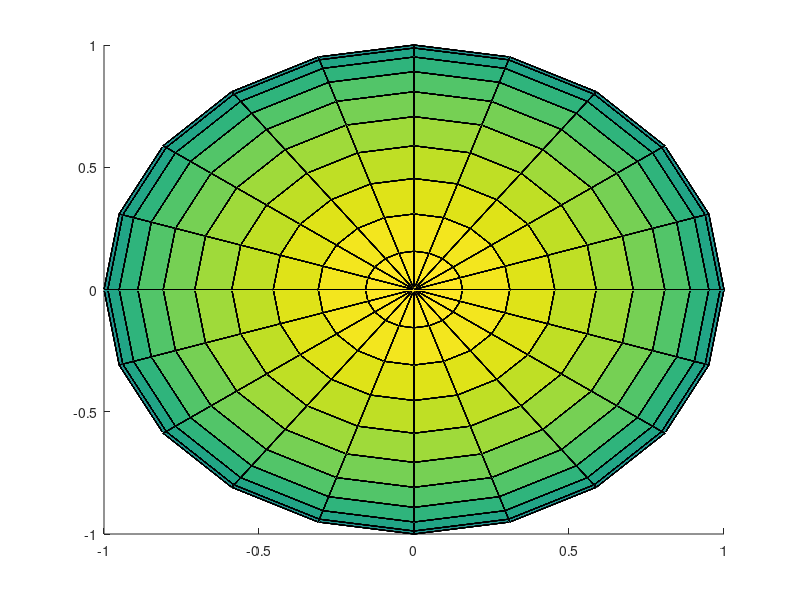

Write the MATLAB code that produced this figure. (Note: this script raises an error after producing the figure.)
clear;clc;

% base
[X, Y, Z] = sphere(20);
Xc = reshape(X, 1, []);
Yc = reshape(Y, 1, []);
Zc = reshape(Z, 1, []);
orbit_size=320;

% galaxy
rev_gal=1;
rev_gal_radius=5000;
orbit_gal=zeros(orbit_size,3);
linecolor_gal=[linspace(1,1,orbit_size); linspace(1,0,orbit_size); linspace(1,0,orbit_size)]';
gal_sway_scale=50;

% sun
radius_sun=100;
sun=radius_sun*[Xc; Yc; Zc; zeros(size(Xc))];
sun(end,:)=sun(end,:)+1;
rev_sun=rev_gal*5;
rev_sun_radius=rev_gal_radius/2;
rot_sun=rev_sun*20;
orbit_sun=zeros(orbit_size,3);
linecolor_sun=[linspace(1,0,orbit_size); linspace(1,0,orbit_size); linspace(1,0,orbit_size)]';

% earth
radius_earth=radius_sun/3.5;
earth=radius_earth*[Xc; Yc; Zc; zeros(size(Xc))];
earth(end,:)=earth(end,:)+1;
rev_earth=rev_sun*16;
rev_earth_radius=radius_sun+1000;
rot_earth=rev_earth*365;
orbit_earth=zeros(orbit_size,3);
linecolor_earth=[linspace(1,0,orbit_size); linspace(1,1,orbit_size); linspace(1,0,orbit_size)]';

% mercury
radius_mercury=radius_earth/2;
mercury=radius_mercury*[Xc; Yc; Zc; zeros(size(Xc))];
mercury(end,:)=mercury(end,:)+1;
rev_mercury=rev_earth*4.15;
rev_mercury_radius=rev_earth_radius*0.4;
rot_mercury=rev_mercury*3;
orbit_mercury=zeros(orbit_size,3);
linecolor_mercury=[linspace(1,1,orbit_size); linspace(1,1,orbit_size); linspace(1,0,orbit_size)]';

% venus
radius_venus=radius_earth/1.5;
venus=radius_venus*[Xc; Yc; Zc; zeros(size(Xc))];
venus(end,:)=venus(end,:)+1;
rev_venus=rev_earth*1.62;
rev_venus_radius=rev_earth_radius*0.723;
rot_venus=rev_venus*0.92;
orbit_venus=zeros(orbit_size,3);
linecolor_venus=[linspace(1,1,orbit_size); linspace(1,0,orbit_size); linspace(1,0,orbit_size)]';

% mars
radius_mars=radius_earth/1.2;
mars=radius_mars*[Xc; Yc; Zc; zeros(size(Xc))];
mars(end,:)=mars(end,:)+1;
rev_mars=rev_earth*0.54;
rev_mars_radius=rev_earth_radius*1.524;
rot_mars=rev_mars*667;
orbit_mars=zeros(orbit_size,3);
linecolor_mars=[linspace(1,0,orbit_size); linspace(1,1,orbit_size); linspace(1,1,orbit_size)]';

% jupiter
radius_jupiter=radius_earth*2;
jupiter=radius_jupiter*[Xc; Yc; Zc; zeros(size(Xc))];
jupiter(end,:)=jupiter(end,:)+1;
rev_jupiter=rev_earth*0.45;
rev_jupiter_radius=rev_earth_radius*3;
rot_jupiter=rev_jupiter*1000;
orbit_jupiter=zeros(orbit_size,3);
linecolor_jupiter=[linspace(1,1,orbit_size); linspace(1,0,orbit_size); linspace(1,1,orbit_size)]';

% saturn
radius_saturn=radius_earth*1.7;
saturn=radius_saturn*[Xc; Yc; Zc; zeros(size(Xc))];
saturn(end,:)=saturn(end,:)+1;
rev_saturn=rev_earth*0.35;
rev_saturn_radius=rev_earth_radius*3.5;
rot_saturn=rev_saturn*2410;
orbit_saturn=zeros(orbit_size,3);
linecolor_saturn=[linspace(1,0,orbit_size); linspace(1,0,orbit_size); linspace(1,1,orbit_size)]';

% uranus
radius_uranus=radius_earth*1.3;
uranus=radius_uranus*[Xc; Yc; Zc; zeros(size(Xc))];
uranus(end,:)=uranus(end,:)+1;
rev_uranus=rev_earth*0.25;
rev_uranus_radius=rev_earth_radius*4.5;
rot_uranus=rev_uranus*4280;
orbit_uranus=zeros(orbit_size,3);
linecolor_uranus=[linspace(1,0.1,orbit_size); linspace(1,0.8,orbit_size); linspace(1,0.5,orbit_size)]';

% neptune
radius_neptune=radius_earth*1.2;
neptune=radius_neptune*[Xc; Yc; Zc; zeros(size(Xc))];
neptune(end,:)=neptune(end,:)+1;
rev_neptune=rev_earth*0.15;
rev_neptune_radius=rev_earth_radius*5.5;
rot_neptune=rev_neptune*8970;
orbit_neptune=zeros(orbit_size,3);
linecolor_neptune=[linspace(1,0.1,orbit_size); linspace(1,0.5,orbit_size); linspace(1,0.8,orbit_size)]';

axis_x=10000;
axis_y=10000;
axis_z=10000;
prev_G=zeros(0,0);

% figures
figure(1);
clf;
hold on;
sunfig=surf(X,Y,Z);
earthfig=surf(X,Y,Z);
mercuryfig=surf(X,Y,Z);
venusfig=surf(X,Y,Z);
marsfig=surf(X,Y,Z);
jupiterfig=surf(X,Y,Z);
saturnfig=surf(X,Y,Z);
uranusfig=surf(X,Y,Z);
neptunefig=surf(X,Y,Z);

orbitfig_gal=create_orbitfig(orbit_size, linecolor_gal);
orbitfig_sun=create_orbitfig(orbit_size, linecolor_sun);
orbitfig_earth=create_orbitfig(orbit_size, linecolor_earth);
orbitfig_mercury=create_orbitfig(orbit_size, linecolor_mercury);
orbitfig_venus=create_orbitfig(orbit_size, linecolor_venus);
orbitfig_mars=create_orbitfig(orbit_size, linecolor_mars);
orbitfig_jupiter=create_orbitfig(orbit_size, linecolor_jupiter);
orbitfig_saturn=create_orbitfig(orbit_size, linecolor_saturn);
orbitfig_uranus=create_orbitfig(orbit_size, linecolor_uranus);
orbitfig_neptune=create_orbitfig(orbit_size, linecolor_neptune);
% orbitfig_neptune=create_orbitfig(orbit_size, linecolor_neptune);


for i=0:0.005:20
    [gv,gu,gw]=cal_revolution(rev_gal,rev_gal_radius,i,20,gal_sway_scale);
    [su,sv,sw]=cal_revolution(rev_sun,rev_sun_radius,i,20,0);
    [eu,ev,ew]=cal_revolution(rev_earth,rev_earth_radius,i,20,0);
    [mu,mv,mw]=cal_revolution(rev_mercury,rev_mercury_radius,i,20,0);
    [vu,vv,vw]=cal_revolution(rev_venus,rev_venus_radius,i,20,0);
    [mru,mrv,mrw]=cal_revolution(rev_mars,rev_mars_radius,i,20,0);
    [ju,jv,jw]=cal_revolution(rev_jupiter,rev_jupiter_radius,i,20,0);
    [stu,stv,stw]=cal_revolution(rev_saturn,rev_saturn_radius,i,20,0);
    [uu,uv,uw]=cal_revolution(rev_uranus,rev_uranus_radius,i,20,0);
    [nu,nv,nw]=cal_revolution(rev_neptune,rev_neptune_radius,i,20,0);

    galRev=[1 0 0 gu; 0 1 0 gv; 0 0 1 gw; 0 0 0 1];

    rot_sun_phi=rot_sun*2*pi*i/20;
    [sunRev,sunRot]=cal_trans_matrices(rot_sun_phi,su,sv,sw,'y',galRev);
    
    rot_earth_phi=rot_earth*2*pi*i/20;
    [earthRev,earthRot]=cal_trans_matrices(rot_earth_phi,ev,eu,ew,'x',sunRev);

    rot_mercury_phi=rot_mercury*2*pi*i/20;
    [mercuryRev,mercuryRot]=cal_trans_matrices(rot_mercury_phi,mv,mu,mw,'x',sunRev);

    rot_venus_phi=rot_venus*2*pi*i/20;
    [venusRev,venusRot]=cal_trans_matrices(rot_venus_phi,vv,vu,vw,'x',sunRev);

    rot_mars_phi=rot_mars*2*pi*i/20;
    [marsRev,marsRot]=cal_trans_matrices(rot_mars_phi,mrv,mru,mrw,'x',sunRev);

    rot_jupiter_phi=rot_jupiter*2*pi*i/20;
    [jupiterRev,jupiterRot]=cal_trans_matrices(rot_jupiter_phi,jv,ju,jw,'x',sunRev);

    rot_saturn_phi=rot_saturn*2*pi*i/20;
    [saturnRev,saturnRot]=cal_trans_matrices(rot_saturn_phi,stv,stu,stw,'x',sunRev);

    rot_uranus_phi=rot_uranus*2*pi*i/20;
    [uranusRev,uranusRot]=cal_trans_matrices(rot_uranus_phi,uv,uu,uw,'x',sunRev);

    rot_neptune_phi=rot_neptune*2*pi*i/20;
    [neptuneRev,neptuneRot]=cal_trans_matrices(rot_neptune_phi,nv,nu,nw,'x',sunRev);

    [nsx,nsy,nsz]=transformed_data(sunRev,sunRot,sun,size(X));
    [nex,ney,nez]=transformed_data(earthRev,earthRot,earth,size(X));
    [nmx,nmy,nmz]=transformed_data(mercuryRev,mercuryRot,mercury,size(X));
    [nvx,nvy,nvz]=transformed_data(venusRev,venusRot,venus,size(X));
    [nmrx,nmry,nmrz]=transformed_data(marsRev,marsRot,mars,size(X));
    [njx,njy,njz]=transformed_data(jupiterRev,jupiterRot,jupiter,size(X));
    [nstx,nsty,nstz]=transformed_data(saturnRev,saturnRot,saturn,size(X));
    [nux,nuy,nuz]=transformed_data(uranusRev,uranusRot,uranus,size(X));
    [nnx,nny,nnz]=transformed_data(neptuneRev,neptuneRot,neptune,size(X));

    orbit_gal=update_orbit(orbit_gal,galRev(1:3,end)');
    orbit_sun=update_orbit(orbit_sun,sunRev(1:3,end)');
    orbit_earth=update_orbit(orbit_earth,earthRev(1:3,end)');
    orbit_mercury=update_orbit(orbit_mercury,mercuryRev(1:3,end)');
    orbit_venus=update_orbit(orbit_venus,venusRev(1:3,end)');
    orbit_mars=update_orbit(orbit_mars,marsRev(1:3,end)');
    orbit_jupiter=update_orbit(orbit_jupiter,jupiterRev(1:3,end)');
    orbit_saturn=update_orbit(orbit_saturn,saturnRev(1:3,end)');
    orbit_uranus=update_orbit(orbit_uranus,uranusRev(1:3,end)');
    orbit_neptune=update_orbit(orbit_neptune,neptuneRev(1:3,end)');

    set(sunfig,'XData',nsx,'YData',nsy,'ZData',nsz);
    set(earthfig,'XData',nex,'YData',ney,'ZData',nez);
    set(mercuryfig,'XData',nmx,'YData',nmy,'ZData',nmz);
    set(venusfig,'XData',nvx,'YData',nvy,'ZData',nvz);
    set(marsfig,'XData',nmrx,'YData',nmry,'ZData',nmrz);
    set(jupiterfig,'XData',njx,'YData',njy,'ZData',njz);
    set(saturnfig,'XData',nstx,'YData',nsty,'ZData',nstz);
    set(uranusfig,'XData',nux,'YData',nuy,'ZData',nuz);
    set(neptunefig,'XData',nnx,'YData',nny,'ZData',nnz);

    % draw_orbit(orbitfig_gal, orbit_gal, linecolor_gal)
    draw_orbit(orbitfig_sun, orbit_sun, linecolor_sun)
    draw_orbit(orbitfig_earth, orbit_earth, linecolor_earth)
    draw_orbit(orbitfig_mercury, orbit_mercury, linecolor_mercury)
    draw_orbit(orbitfig_venus, orbit_venus, linecolor_venus)
    draw_orbit(orbitfig_mars, orbit_mars, linecolor_mars)
    draw_orbit(orbitfig_jupiter, orbit_jupiter, linecolor_jupiter)
    draw_orbit(orbitfig_saturn, orbit_saturn, linecolor_saturn)
    draw_orbit(orbitfig_uranus, orbit_uranus, linecolor_uranus)
    draw_orbit(orbitfig_neptune, orbit_neptune, linecolor_neptune)

    view(20, 30);
    grid on;
    xlabel('x');
    ylabel('y');
    zlabel('z');
    axis equal;
    % axis([-axis_x axis_x -axis_y axis_y -axis_z axis_z]);
    pause(0.0001);
end

function [u,v,w]=cal_revolution(rev_no,rev_radius,sway_base,sway_base_max,sway_scale)
    phi=rev_no*2*pi*sway_base/sway_base_max;
    u=rev_radius*cos(phi);
    v=sway_scale*sway_base;
    w=rev_radius*sin(phi);
end

% CW rotation
function [Rev,Rot]=cal_trans_matrices(rot_phi,u,v,w,axis,centerRev)
    Rev=centerRev*[1 0 0 u; 0 1 0 v; 0 0 1 w; 0 0 0 1];
    if strcmp(axis,'x')
        Rot=[1 0 0 0; 0 cos(rot_phi) -sin(rot_phi) 0; 0 sin(rot_phi) cos(rot_phi) 0; 0 0 0 1];
    elseif strcmp(axis,'y')
        Rot=[cos(rot_phi) 0 sin(rot_phi) 0; 0 1 0 0; -sin(rot_phi) 0 cos(rot_phi) 0; 0 0 0 1];
    else
        Rot=[cos(rot_phi) -sin(rot_phi) 0 0; sin(rot_phi) 0 cos(rot_phi) 0; 0 0 1 0; 0 0 0 1];
    end
end

function [nx,ny,nz]=transformed_data(Rev,Rot,orig,shape)
    newd=Rev*Rot*orig;
    nx=reshape(newd(1,:),shape);
    ny=reshape(newd(2,:),shape);
    nz=reshape(newd(3,:),shape);
end

function orbit=update_orbit(orbit,revpoint)
    orbit=circshift(orbit,-1);
    orbit(end,:)=revpoint;
end

% use patch instead of an array of line objects
% the 'Faces' works as a set of lines, and is a matrix of raw datas
% => can operate parallel processing on it using SIMD
% however, an array of line objects does not contain raw datas
% => cannot operate parallel processing ...
function orbitfig=create_orbitfig(orbit_size, linc)
    orbitfig=patch('Vertices', zeros(orbit_size, 3), ...
                   'Faces', [(1:orbit_size-1)',(2:orbit_size)'], ...
                   'FaceVertexCData', linc, ...
                   'EdgeColor', 'interp', ... 
                   'FaceColor', 'none', ...
                   'LineWidth', 0.5);
end

function draw_orbit(orbitfig, orbit, linc)
    mask=orbit==0;
    active_orbit=orbit(~all(mask,2),:);
    sz=size(active_orbit);

    if sz(1) > 1
        active_colors=linc(~all(mask,2),:);
        set(orbitfig, 'Vertices', active_orbit, ...
                      'Faces', [(1:sz(1)-1)',(2:sz(1))'], ...
                      'FaceVertexCData', active_colors);
    end
end

% 1 cycle마다 버벅거림이 심하다.
